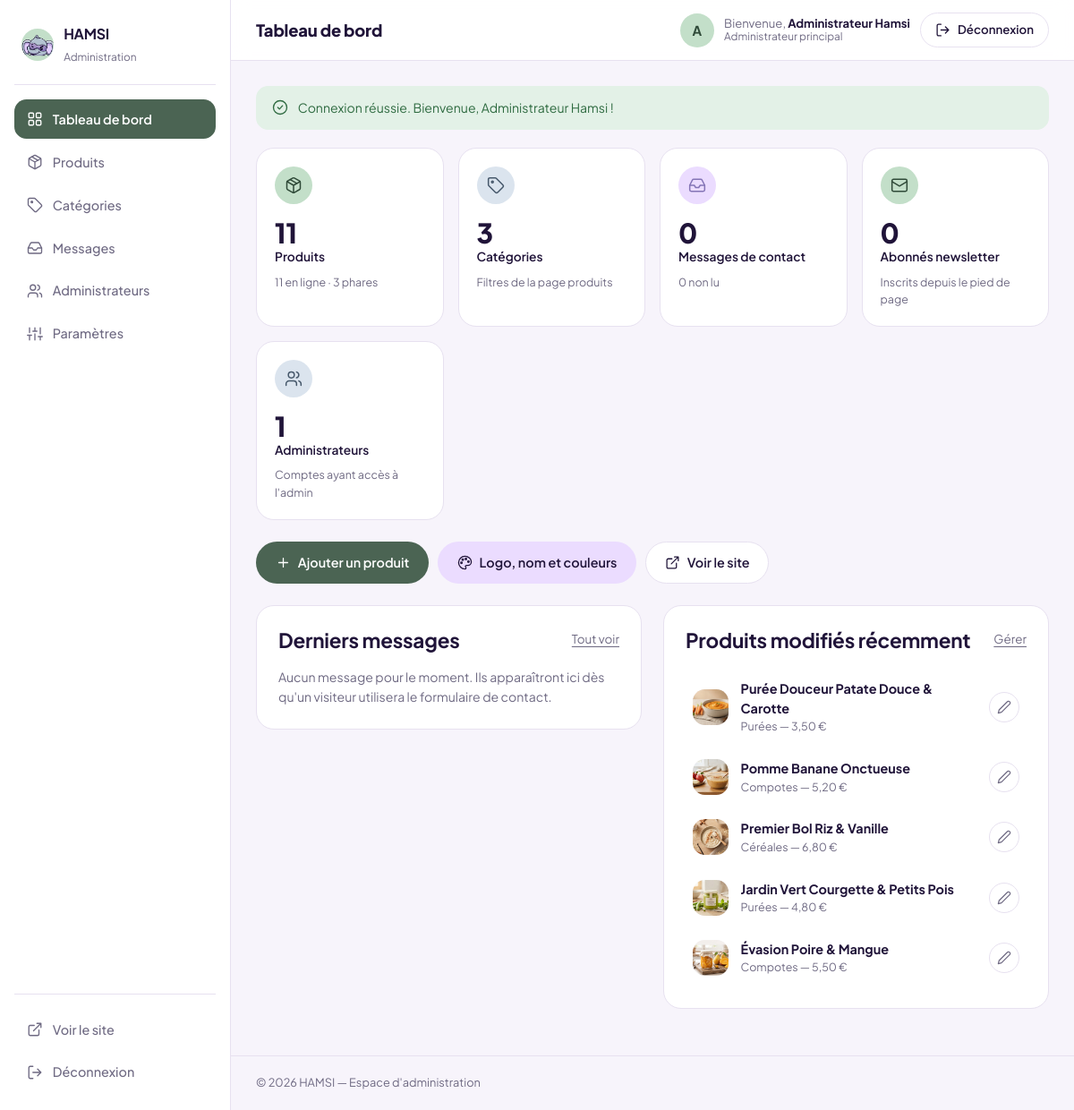
The page /admin/index.php (signed in) on the database its author committed.
### tables this page shows
CREATE TABLE `products` (
  `id`                INT UNSIGNED NOT NULL AUTO_INCREMENT,
  `category_id`       INT UNSIGNED NULL DEFAULT NULL,
  `name`              VARCHAR(150) NOT NULL,
  `slug`              VARCHAR(170) NOT NULL,
  `short_description` VARCHAR(255) NOT NULL DEFAULT '',
  `description`       TEXT NULL,
  `age_label`         VARCHAR(50)  NOT NULL DEFAULT '' COMMENT 'Ex : Dès 6 mois',
  `format`            VARCHAR(50)  NOT NULL DEFAULT '' COMMENT 'Ex : 200g, 4 x 100g',
  `price`             DECIMAL(10,2) NULL DEFAULT NULL,
  `image`             VARCHAR(255) NULL DEFAULT NULL COMMENT 'Chemin relatif : uploads/products/...',
  `ingredients`       TEXT NULL COMMENT 'Un ingrédient par ligne : Nom | Détail',
  `nutrition_info`    TEXT NULL,
  `format_info`       TEXT NULL,
  `tasting_tips`      TEXT NULL,
  `is_featured`       TINYINT(1) NOT NULL DEFAULT 0 COMMENT 'Affiché dans « Produits phares »',
  `status`            ENUM('actif','inactif') NOT NULL DEFAULT 'actif',
  `sort_order`        INT NOT NULL DEFAULT 0,
  `created_at`        DATETIME NOT NULL DEFAULT CURRENT_TIMESTAMP,
  `updated_at`        DATETIME NOT NULL DEFAULT CURRENT_TIMESTAMP ON UPDATE CURRENT_TIMESTAMP,
  PRIMARY KEY (`id`),
  UNIQUE KEY `uq_product_slug` (`slug`),
  KEY `idx_product_category` (`category_id`),
  KEY `idx_product_status_order` (`status`, `sort_order`),
  KEY `idx_product_featured` (`is_featured`, `status`),
  CONSTRAINT `fk_products_category`
    FOREIGN KEY (`category_id`) REFERENCES `categories` (`id`)
    ON DELETE SET NULL ON UPDATE CASCADE
);

CREATE TABLE `categories` (
  `id`          INT UNSIGNED NOT NULL AUTO_INCREMENT,
  `name`        VARCHAR(100) NOT NULL COMMENT 'Nom affiché dans les filtres (ex : Purées)',
  `slug`        VARCHAR(120) NOT NULL,
  `label`       VARCHAR(100) NOT NULL DEFAULT '' COMMENT 'Libellé affiché sur les cartes (ex : Purée bio)',
  `description` TEXT NULL,
  `sort_order`  INT NOT NULL DEFAULT 0,
  `created_at`  DATETIME NOT NULL DEFAULT CURRENT_TIMESTAMP,
  `updated_at`  DATETIME NOT NULL DEFAULT CURRENT_TIMESTAMP ON UPDATE CURRENT_TIMESTAMP,
  PRIMARY KEY (`id`),
  UNIQUE KEY `uq_category_slug` (`slug`),
  KEY `idx_category_order` (`sort_order`)
);

### includes/functions.php (called while the page is built, shortened)
<?php
function e(mixed $value): string
{
    return htmlspecialchars((string) ($value ?? ''), ENT_QUOTES | ENT_SUBSTITUTE, 'UTF-8');
}
function url(string $path = ''): string
{
    return ROOT_PREFIX . ltrim($path, '/');
}
function media_url(?string $path, string $fallback = 'assets/images/placeholder.svg'): string
{
    $path = (string) $path;
    if ($path !== '' && !str_contains($path, '..') && is_file(BASE_PATH . '/' . $path)) {
        return url($path);
    }
    return url($fallback);
}
function default_settings(): array
{
    return [
        'site_name'        => 'HAMSI',
        'site_tagline'     => 'Hamsi est la marque africaine qui révolutionne le babyfood en Afrique.',
        'logo'             => 'assets/images/logo-icon.png',
        'color_primary'    => '#4B6453',
        'color_secondary'  => '#C3DFC9',
        'color_button'     => '#4B6453',
        'color_text'       => '#201439',
        'color_background' => '#FEF7FF',
        'color_surface'    => '#F4EAFF',
        'contact_phone'    => '',
        'contact_phone_2'  => '',
        'contact_email'    => '',
        'contact_address'  => '',
        'contact_hours'    => '',
        'website'          => '',
        'whatsapp_number'  => '',
        'whatsapp_message' => 'Bonjour Hamsi, j\'aimerais avoir des informations sur vos produits.',
        'currency'         => '€',
    ];
}
function settings(bool $refresh = false): array
{
    static $cache = null;
    if ($cache === null || $refresh) {
        $cache = default_settings();
        $rows = db()->query('SELECT setting_key, setting_value FROM site_settings')->fetchAll();
        foreach ($rows as $row) {
            $cache[$row['setting_key']] = (string) $row['setting_value'];
        }
    }
    return $cache;
}
function setting(string $key, string $default = ''): string
{
    $all = settings();
    return isset($all[$key]) && $all[$key] !== '' ? $all[$key] : $default;
}
function format_price(mixed $price): string
{
    return number_format((float) $price, 2, ',', ' ') . ' ' . setting('currency', '€');
}

### config/database.php (called while the page is built, shortened)
<?php
function db(): PDO
{
    static $pdo = null;
    if ($pdo === null) {
        $dsn = sprintf('mysql:host=%s;port=%s;dbname=%s;charset=%s', DB_HOST, DB_PORT, DB_NAME, DB_CHARSET);
        try {
            $pdo = new PDO($dsn, DB_USER, DB_PASS, [
                PDO::ATTR_ERRMODE            => PDO::ERRMODE_EXCEPTION,
                PDO::ATTR_DEFAULT_FETCH_MODE => PDO::FETCH_ASSOC,
                PDO::ATTR_EMULATE_PREPARES   => false,
            ]);
        } catch (PDOException $e) {
            error_log('[HAMSI] Connexion MySQL impossible : ' . $e->getMessage());
            http_response_code(500);
            $detail = APP_DEBUG ? '<pre>' . htmlspecialchars($e->getMessage(), ENT_QUOTES, 'UTF-8') . '</pre>' : '';
            exit('<!DOCTYPE html><html lang="fr"><meta charset="utf-8"><title>Erreur de connexion</title>'
                . '<body style="font-family:system-ui,sans-serif;max-width:640px;margin:80px auto;padding:0 24px;color:#201439">'
                . '<h1 style="font-size:1.5rem">Connexion à la base de données impossible</h1>'
                . '<p>Vérifiez que MySQL est démarré, que la base <strong>' . DB_NAME . '</strong> a été importée '
                . '(fichier <code>database/database.sql</code>) et que les identifiants de <code>config/database.php</code> sont corrects.</p>'
                . $detail . '</body></html>');
        }
    }
    return $pdo;
}

### admin/includes/auth.php (called while the page is built)
<?php
require_once __DIR__ . '/init.php';
require_login();

### admin/index.php (the view, shortened to what this page needs)
<?php
require __DIR__ . '/includes/auth.php';
$pdo = db();
$stats = [
    'products'        => (int) $pdo->query('SELECT COUNT(*) FROM products')->fetchColumn(),
    'products_active' => (int) $pdo->query("SELECT COUNT(*) FROM products WHERE status = 'actif'")->fetchColumn(),
    'featured'        => (int) $pdo->query("SELECT COUNT(*) FROM products WHERE is_featured = 1 AND status = 'actif'")->fetchColumn(),
    'categories'      => (int) $pdo->query('SELECT COUNT(*) FROM categories')->fetchColumn(),
    'admins'          => (int) $pdo->query('SELECT COUNT(*) FROM administrators')->fetchColumn(),
    'messages'        => (int) $pdo->query('SELECT COUNT(*) FROM contacts')->fetchColumn(),
    'messages_new'    => (int) $pdo->query("SELECT COUNT(*) FROM contacts WHERE status = 'nouveau'")->fetchColumn(),
    'subscribers'     => (int) $pdo->query('SELECT COUNT(*) FROM newsletter_subscribers')->fetchColumn(),
];
$recentMessages = $pdo->query('SELECT id, name, email, subject, status, created_at FROM contacts ORDER BY created_at DESC LIMIT 5')->fetchAll();
$recentProducts = $pdo->query(
    'SELECT p.id, p.name, p.image, p.price, p.status, p.updated_at, c.name AS category_name
     FROM products p LEFT JOIN categories c ON c.id = p.category_id
     ORDER BY p.updated_at DESC LIMIT 5'
)->fetchAll();
$adminTitle = 'Tableau de bord';
require __DIR__ . '/includes/header.php';
?>
<div class="stat-grid">
    <a class="stat-card" href="produits.php">
        <span class="stat-card__icon stat-card__icon--mint"><?= icon('package') ?></span>
        <span class="stat-card__value"><?= $stats['products'] ?></span>
        <span class="stat-card__label">Produits</span>
        <span class="stat-card__meta"><?= $stats['products_active'] ?> en ligne · <?= $stats['featured'] ?> phares</span>
    </a>
    <a class="stat-card" href="categories.php">
        <span class="stat-card__icon stat-card__icon--slate"><?= icon('tag') ?></span>
        <span class="stat-card__value"><?= $stats['categories'] ?></span>
        <span class="stat-card__label">Catégories</span>
        <span class="stat-card__meta">Filtres de la page produits</span>
    </a>
    <a class="stat-card" href="messages.php">
        <span class="stat-card__icon stat-card__icon--lavender"><?= icon('inbox') ?></span>
        <span class="stat-card__value"><?= $stats['messages'] ?></span>
        <span class="stat-card__label">Messages de contact</span>
        <span class="stat-card__meta"><?= $stats['messages_new'] ?> non lu<?= $stats['messages_new'] > 1 ? 's' : '' ?></span>
    </a>
    <a class="stat-card" href="messages.php?onglet=newsletter">
        <span class="stat-card__icon stat-card__icon--mint"><?= icon('mail') ?></span>
        <span class="stat-card__value"><?= $stats['subscribers'] ?></span>
        <span class="stat-card__label">Abonnés newsletter</span>
        <span class="stat-card__meta">Inscrits depuis le pied de page</span>
    </a>
    <a class="stat-card" href="admins.php">
        <span class="stat-card__icon stat-card__icon--slate"><?= icon('users') ?></span>
        <span class="stat-card__value"><?= $stats['admins'] ?></span>
        <span class="stat-card__label">Administrateurs</span>
        <span class="stat-card__meta">Comptes ayant accès à l'admin</span>
    </a>
</div>
<div class="quick-actions">
    <a class="btn btn--primary" href="produit-ajouter.php"><?= icon('plus') ?> Ajouter un produit</a>
    <a class="btn btn--soft" href="parametres.php"><?= icon('palette') ?> Logo, nom et couleurs</a>
    <a class="btn btn--ghost" href="../index.php" target="_blank" rel="noopener"><?= icon('external') ?> Voir le site</a>
</div>
<div class="panel-grid">
    <section class="panel">
        <div class="panel__head">
            <h2>Derniers messages</h2>
            <a class="link-small" href="messages.php">Tout voir</a>
        </div>
        <?php if ($recentMessages): ?>
            <ul class="list-rows">
                <?php foreach ($recentMessages as $m): ?>
                    <li>
                        <div>
                            <strong><?= e($m['name']) ?></strong>
                            <small><?= e($m['subject'] !== '' ? $m['subject'] : 'Sans sujet') ?> — <?= e(format_date($m['created_at'])) ?></small>
                        </div>
                        <span class="status status--<?= e($m['status']) ?>"><?= $m['status'] === 'nouveau' ? 'Nouveau' : ($m['status'] === 'lu' ? 'Lu' : 'Traité') ?></span>
                    </li>
                <?php endforeach; ?>
            </ul>
        <?php else: ?>
            <p class="empty">Aucun message pour le moment. Ils apparaîtront ici dès qu'un visiteur utilisera le formulaire de contact.</p>
        <?php endif; ?>
    </section>
    <section class="panel">
        <div class="panel__head">
            <h2>Produits modifiés récemment</h2>
            <a class="link-small" href="produits.php">Gérer</a>
        </div>
        <?php if ($recentProducts): ?>
            <ul class="list-rows">
                <?php foreach ($recentProducts as $p): ?>
                    <li>
                        <img class="thumb thumb--sm" src="<?= e(media_url($p['image'])) ?>" alt="" width="44" height="44">
                        <div>
                            <strong><?= e($p['name']) ?></strong>
                            <small><?= e($p['category_name'] ?? 'Sans catégorie') ?> — <?= e(format_price($p['price'])) ?></small>
                        </div>
                        <a class="icon-action" href="produit-modifier.php?id=<?= (int) $p['id'] ?>" aria-label="Modifier <?= e($p['name']) ?>"><?= icon('edit') ?></a>
                    </li>
                <?php endforeach; ?>
            </ul>
        <?php else: ?>
            <p class="empty">Aucun produit. <a href="produit-ajouter.php">Ajoutez votre premier produit</a>.</p>
        <?php endif; ?>
    </section>
</div>
<?php require __DIR__ . '/includes/footer.php'; ?>

### includes/icons.php (shortened to what this page needs)
<?php
function icon(string $name, string $class = ''): string
{
    $svg = $paths[$name] ?? $paths['info'];
    $cls = 'icon' . ($class !== '' ? ' ' . $class : '');
    return '<svg class="' . $cls . '" viewBox="0 0 24 24" fill="none" stroke="currentColor" stroke-width="1.8" '
        . 'stroke-linecap="round" stroke-linejoin="round" aria-hidden="true" focusable="false">' . $svg . '</svg>';
}

### admin/includes/navbar.php (shortened to what this page needs)
<?php
$me = current_admin();
?>
<header class="topbar">
    <h1 class="topbar__title"><?= e($adminTitle) ?></h1>
    <div class="topbar__user">
        <span class="topbar__avatar" aria-hidden="true"><?= e(mb_strtoupper(mb_substr($me['name'], 0, 1))) ?></span>
        <span class="topbar__hello">
            Bienvenue, <strong><?= e($me['name']) ?></strong>
            <small><?= $me['role'] === 'super_admin' ? 'Administrateur principal' : 'Administrateur' ?></small>
        </span>
        <a class="btn btn--ghost btn--sm topbar__logout" href="deconnexion.php"><?= icon('logout') ?><span>Déconnexion</span></a>
    </div>
</header>

### rows shown on the page
products: image (picture), name "Purée Douceur Patate Douce & Carotte", category.name "Purées", price "3,50 €"
products: image (picture), name "Pomme Banane Onctueuse", category.name "Compotes", price "5,20 €"
products: image (picture), name "Premier Bol Riz & Vanille", category.name "Céréales", price "6,80 €"
products: image (picture), name "Jardin Vert Courgette & Petits Pois", category.name "Purées", price "4,80 €"
products: image (picture), name "Évasion Poire & Mangue", category.name "Compotes", price "5,50 €"

### other values the page prints
setting('site_name', 'HAMSI') "HAMSI"
$label "Tableau de bord"
$label "Produits"
$label "Catégories"
$label "Messages"
$label "Administrateurs"
$label "Paramètres"
$adminTitle "Tableau de bord"
mb_strtoupper(mb_substr($me['name'], 0, 1)) "A"
$me['name'] "Administrateur Hamsi"
$f['message'] "Connexion réussie. Bienvenue, Administrateur Hamsi !"
$stats['products'] "11"
$stats['products_active'] "11"
$stats['featured'] "3"
$stats['categories'] "3"
